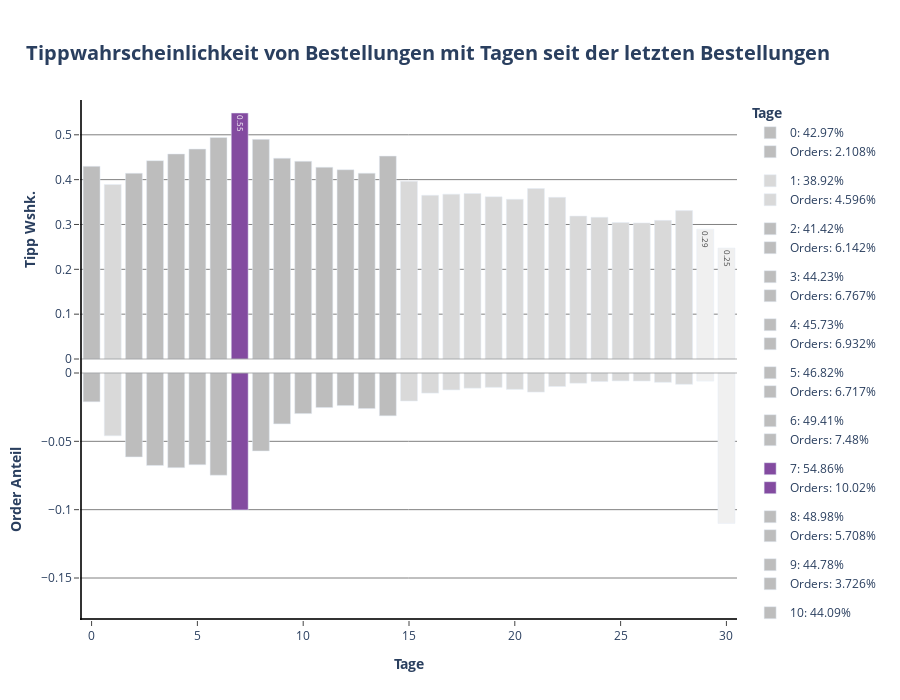

Notebook source saved alongside this figure:
### Markdown cell above
**Plotten der Trinkgeldwahrscheinlichkeit anhand wie viele Tage die vorherige Bestellungen zurückliegt**

### Code cell
# Plot P3: Days_since_prior_order
fig1 = make_subplots(cols= 1, rows= 2, shared_xaxes= True, shared_yaxes= False, vertical_spacing= 0)

for days_since_prior_order in df_days_since_prior_order.days_since_prior_order:

 if df_days_since_prior_order[df_days_since_prior_order.days_since_prior_order == days_since_prior_order].tip_norm.values >= 0.5:
  color = px.colors.sequential.Purpor[5]
  text= df_days_since_prior_order.loc[df_days_since_prior_order.days_since_prior_order == days_since_prior_order].tip_norm.values.round(2)

  fig1.add_trace(
   go.Bar(
    x= df_days_since_prior_order.loc[df_days_since_prior_order.days_since_prior_order == days_since_prior_order].days_since_prior_order,
    y= df_days_since_prior_order.loc[df_days_since_prior_order.days_since_prior_order == days_since_prior_order].tip_norm,
    name= f"{int(days_since_prior_order)}: {(df_days_since_prior_order.loc[df_days_since_prior_order.days_since_prior_order == days_since_prior_order].tip_norm.values[0] * 100).round(2)}%",
    showlegend= True,
    marker= dict(color= color),
    width= 0.8,
    text= text,
    base= 0,
    legendgroup= f"{days_since_prior_order}",
    hovertemplate = f"<b>{df_days_since_prior_order.loc[df_days_since_prior_order.days_since_prior_order == days_since_prior_order].days_since_prior_order.values[0]}</b><br><br>" +
                "Tipp: %{y}<br>" +
                "<extra></extra>"
   ),
   col= 1,
   row= 1
  )

  fig1.add_trace(
   go.Bar(
    x= df_days_since_prior_order.loc[df_days_since_prior_order.days_since_prior_order == days_since_prior_order].days_since_prior_order,
    y= df_days_since_prior_order.loc[df_days_since_prior_order.days_since_prior_order == days_since_prior_order].orders_norm,
    name= f"Orders: {(df_days_since_prior_order.loc[df_days_since_prior_order.days_since_prior_order == days_since_prior_order].orders_norm.values[0] * 100).round(3)}%",
    base = -df_days_since_prior_order.loc[df_days_since_prior_order.days_since_prior_order == days_since_prior_order].orders_norm,
    showlegend= True,
    marker= dict(color= color),
    width= 0.8,
    legendgroup= f"{days_since_prior_order}",
    hovertemplate = f"<b>{df_days_since_prior_order.loc[df_days_since_prior_order.days_since_prior_order == days_since_prior_order].days_since_prior_order.values[0]}</b><br><br>" +
                "Tipp: %{y}<br>" +
                "<extra></extra>"
   ),
   col= 1,
   row= 2
  )

 elif 0.4 < df_days_since_prior_order.loc[df_days_since_prior_order.days_since_prior_order == days_since_prior_order].tip_norm.values < 0.5:
  color= px.colors.sequential.Greys[3]

  fig1.add_trace(
   go.Bar(
    x= df_days_since_prior_order.loc[df_days_since_prior_order.days_since_prior_order == days_since_prior_order].days_since_prior_order,
    y= df_days_since_prior_order.loc[df_days_since_prior_order.days_since_prior_order == days_since_prior_order].tip_norm,
    name= f"{int(days_since_prior_order)}: {(df_days_since_prior_order.loc[df_days_since_prior_order.days_since_prior_order == days_since_prior_order].tip_norm.values[0] * 100).round(2)}%",
    showlegend= True,
    marker= dict(color= color),
    width= 0.8,
    base= 0,
    legendgroup= f"{days_since_prior_order}",
    hovertemplate = f"<b>{df_days_since_prior_order.loc[df_days_since_prior_order.days_since_prior_order == days_since_prior_order].days_since_prior_order.values[0]}</b><br><br>" +
                "Tipp: %{y}<br>" +
                "<extra></extra>"
   ),
   col= 1,
   row= 1
  )

  fig1.add_trace(
   go.Bar(
    x= df_days_since_prior_order.loc[df_days_since_prior_order.days_since_prior_order == days_since_prior_order].days_since_prior_order,
    y= df_days_since_prior_order.loc[df_days_since_prior_order.days_since_prior_order == days_since_prior_order].orders_norm,
    name= f"Orders: {(df_days_since_prior_order.loc[df_days_since_prior_order.days_since_prior_order == days_since_prior_order].orders_norm.values[0] * 100).round(3)}%",
    base = -df_days_since_prior_order.loc[df_days_since_prior_order.days_since_prior_order == days_since_prior_order].orders_norm,
    showlegend= True,
    marker= dict(color= color),
    width= 0.8,
    legendgroup= f"{days_since_prior_order}",
    hovertemplate = f"<b>{df_days_since_prior_order.loc[df_days_since_prior_order.days_since_prior_order == days_since_prior_order].days_since_prior_order.values[0]}</b><br><br>" +
                "Tipp: %{y}<br>" +
                "<extra></extra>"
   ),
   col= 1,
   row= 2
  )

 elif 0.3 < df_days_since_prior_order.loc[df_days_since_prior_order.days_since_prior_order == days_since_prior_order].tip_norm.values < 0.4:
  color= px.colors.sequential.Greys[2]

  fig1.add_trace(
   go.Bar(
    x= df_days_since_prior_order.loc[df_days_since_prior_order.days_since_prior_order == days_since_prior_order].days_since_prior_order,
    y= df_days_since_prior_order.loc[df_days_since_prior_order.days_since_prior_order == days_since_prior_order].tip_norm,
    name= f"{int(days_since_prior_order)}: {(df_days_since_prior_order.loc[df_days_since_prior_order.days_since_prior_order == days_since_prior_order].tip_norm.values[0] * 100).round(2)}%",
    showlegend= True,
    marker= dict(color= color),
    width= 0.8,
    base= 0,
    legendgroup= f"{days_since_prior_order}",
    hovertemplate = f"<b>{df_days_since_prior_order.loc[df_days_since_prior_order.days_since_prior_order == days_since_prior_order].days_since_prior_order.values[0]}</b><br><br>" +
                "Tipp: %{y}<br>" +
                "<extra></extra>"
   ),
   col= 1,
   row= 1
  )

  fig1.add_trace(
   go.Bar(
    x= df_days_since_prior_order.loc[df_days_since_prior_order.days_since_prior_order == days_since_prior_order].days_since_prior_order,
    y= df_days_since_prior_order.loc[df_days_since_prior_order.days_since_prior_order == days_since_prior_order].orders_norm,
    name= f"Orders: {(df_days_since_prior_order.loc[df_days_since_prior_order.days_since_prior_order == days_since_prior_order].orders_norm.values[0] * 100).round(3)}%",
    base = -df_days_since_prior_order.loc[df_days_since_prior_order.days_since_prior_order == days_since_prior_order].orders_norm,
    showlegend= True,
    marker= dict(color= color),
    width= 0.8,
    legendgroup= f"{days_since_prior_order}",
    hovertemplate = f"<b>{df_days_since_prior_order.loc[df_days_since_prior_order.days_since_prior_order == days_since_prior_order].days_since_prior_order.values[0]}</b><br><br>" +
                "Tipp: %{y}<br>" +
                "<extra></extra>"
   ),
   col= 1,
   row= 2
  )

 elif 0.2 < df_days_since_prior_order.loc[df_days_since_prior_order.days_since_prior_order == days_since_prior_order].tip_norm.values < 0.3:
  color= px.colors.sequential.Greys[1]
  text= df_days_since_prior_order.loc[df_days_since_prior_order.days_since_prior_order == days_since_prior_order].tip_norm.values.round(2)

  fig1.add_trace(
   go.Bar(
    x= df_days_since_prior_order.loc[df_days_since_prior_order.days_since_prior_order == days_since_prior_order].days_since_prior_order,
    y= df_days_since_prior_order.loc[df_days_since_prior_order.days_since_prior_order == days_since_prior_order].tip_norm,
    name= f"{int(days_since_prior_order)}: {(df_days_since_prior_order.loc[df_days_since_prior_order.days_since_prior_order == days_since_prior_order].tip_norm.values[0] * 100).round(2)}%",
    showlegend= True,
    marker= dict(color= color),
    width= 0.8,
    text= text,
    base= 0,
    legendgroup= f"{days_since_prior_order}",
    hovertemplate = f"<b>{df_days_since_prior_order.loc[df_days_since_prior_order.days_since_prior_order == days_since_prior_order].days_since_prior_order.values[0]}</b><br><br>" +
                "Tipp: %{y}<br>" +
                "<extra></extra>"
   ),
   col= 1,
   row= 1
  )

  fig1.add_trace(
   go.Bar(
    x= df_days_since_prior_order.loc[df_days_since_prior_order.days_since_prior_order == days_since_prior_order].days_since_prior_order,
    y= df_days_since_prior_order.loc[df_days_since_prior_order.days_since_prior_order == days_since_prior_order].orders_norm,
    name= f"Orders: {(df_days_since_prior_order.loc[df_days_since_prior_order.days_since_prior_order == days_since_prior_order].orders_norm.values[0] * 100).round(3)}%",
    base = -df_days_since_prior_order.loc[df_days_since_prior_order.days_since_prior_order == days_since_prior_order].orders_norm,
    showlegend= True,
    marker= dict(color= color),
    width= 0.8,
    legendgroup= f"{days_since_prior_order}",
    hovertemplate = f"<b>{df_days_since_prior_order.loc[df_days_since_prior_order.days_since_prior_order == days_since_prior_order].days_since_prior_order.values[0]}</b><br><br>" +
                "Tipp: %{y}<br>" +
                "<extra></extra>"
   ),
   col= 1,
   row= 2
  )


fig1.add_hline(
 y= 0,
 opacity= 0.3,
 line_dash= "solid",
 line_color= "grey",
 col= 1,
 row= 1
)

fig1.add_hline(
 y= 0,
 opacity= 0.3,
 line_dash= "solid",
 line_color= "grey",
 col= 1,
 row= 2
)

fig1.add_vline(
 x= -0.5,
 opacity= 0.8,
 line_dash= "solid",
 line_color= "black",
 col= 1,
 row= 2
)

fig1.add_vline(
 x= -0.5,
 opacity= 0.8,
 line_dash= "solid",
 line_color= "black",
 col= 1,
 row= 1
)

fig1.add_hline(
 y= -0.18,
 opacity= 0.8,
 line_dash= "solid",
 line_color= "black",
 col= 1,
 row= 2
)

fig1.update_annotations(opacity= 0.8)
fig1.update_layout(title= dict(text= "<b>Tippwahrscheinlichkeit von Bestellungen mit Tagen seit der letzten Bestellungen</b>", font_size= 20, xanchor= "center", yanchor= "top", y=0.935, x=0.475), legend_title_text = "<b>Tage</b>", height= 700)
fig1.update_xaxes(title_text="<b>Tage</b>", ticks= "outside", col= 1, row= 2)
fig1.update_xaxes(showline= False, col= 1, row= 1)
fig1.update_yaxes(title_text="<b>Tipp Wshk.</b>", ticks= "outside", showgrid= True, gridcolor= "grey", col= 1, row= 1, showline= False)
fig1.update_yaxes(title_text="<b>Order Anteil</b>", ticks= "outside", showgrid= True, gridcolor= "grey", col= 1, row= 2)
fig1.update_layout(plot_bgcolor= "white", xaxis= dict(linecolor= "black"), yaxis= dict(linecolor= "black"))
fig1.show()

### Figure 1 — Plotly figure (JSON) as saved in the notebook; plotly's stock layout.template omitted (floating-point values rounded to 4 significant figures)
{"data": [{"base": 0, "hovertemplate": "<b>0.0</b><br><br>Tipp: %{y}<br><extra></extra>", "legendgroup": "0.0", "marker": {"color": "rgb(189,189,189)"}, "name": "0: 42.97%", "showlegend": true, "type": "bar", "width": 0.8, "x": [0], "xaxis": "x", "y": [0.4297], "yaxis": "y"}, {"base": [-0.02108], "hovertemplate": "<b>0.0</b><br><br>Tipp: %{y}<br><extra></extra>", "legendgroup": "0.0", "marker": {"color": "rgb(189,189,189)"}, "name": "Orders: 2.108%", "showlegend": true, "type": "bar", "width": 0.8, "x": [0], "xaxis": "x2", "y": [0.02108], "yaxis": "y2"}, {"base": 0, "hovertemplate": "<b>1.0</b><br><br>Tipp: %{y}<br><extra></extra>", "legendgroup": "1.0", "marker": {"color": "rgb(217,217,217)"}, "name": "1: 38.92%", "showlegend": true, "type": "bar", "width": 0.8, "x": [1], "xaxis": "x", "y": [0.3892], "yaxis": "y"}, {"base": [-0.04596], "hovertemplate": "<b>1.0</b><br><br>Tipp: %{y}<br><extra></extra>", "legendgroup": "1.0", "marker": {"color": "rgb(217,217,217)"}, "name": "Orders: 4.596%", "showlegend": true, "type": "bar", "width": 0.8, "x": [1], "xaxis": "x2", "y": [0.04596], "yaxis": "y2"}, {"base": 0, "hovertemplate": "<b>2.0</b><br><br>Tipp: %{y}<br><extra></extra>", "legendgroup": "2.0", "marker": {"color": "rgb(189,189,189)"}, "name": "2: 41.42%", "showlegend": true, "type": "bar", "width": 0.8, "x": [2], "xaxis": "x", "y": [0.4142], "yaxis": "y"}, {"base": [-0.06142], "hovertemplate": "<b>2.0</b><br><br>Tipp: %{y}<br><extra></extra>", "legendgroup": "2.0", "marker": {"color": "rgb(189,189,189)"}, "name": "Orders: 6.142%", "showlegend": true, "type": "bar", "width": 0.8, "x": [2], "xaxis": "x2", "y": [0.06142], "yaxis": "y2"}, {"base": 0, "hovertemplate": "<b>3.0</b><br><br>Tipp: %{y}<br><extra></extra>", "legendgroup": "3.0", "marker": {"color": "rgb(189,189,189)"}, "name": "3: 44.23%", "showlegend": true, "type": "bar", "width": 0.8, "x": [3], "xaxis": "x", "y": [0.4423], "yaxis": "y"}, {"base": [-0.06767], "hovertemplate": "<b>3.0</b><br><br>Tipp: %{y}<br><extra></extra>", "legendgroup": "3.0", "marker": {"color": "rgb(189,189,189)"}, "name": "Orders: 6.767%", "showlegend": true, "type": "bar", "width": 0.8, "x": [3], "xaxis": "x2", "y": [0.06767], "yaxis": "y2"}, {"base": 0, "hovertemplate": "<b>4.0</b><br><br>Tipp: %{y}<br><extra></extra>", "legendgroup": "4.0", "marker": {"color": "rgb(189,189,189)"}, "name": "4: 45.73%", "showlegend": true, "type": "bar", "width": 0.8, "x": [4], "xaxis": "x", "y": [0.4573], "yaxis": "y"}, {"base": [-0.06932], "hovertemplate": "<b>4.0</b><br><br>Tipp: %{y}<br><extra></extra>", "legendgroup": "4.0", "marker": {"color": "rgb(189,189,189)"}, "name": "Orders: 6.932%", "showlegend": true, "type": "bar", "width": 0.8, "x": [4], "xaxis": "x2", "y": [0.06932], "yaxis": "y2"}, {"base": 0, "hovertemplate": "<b>5.0</b><br><br>Tipp: %{y}<br><extra></extra>", "legendgroup": "5.0", "marker": {"color": "rgb(189,189,189)"}, "name": "5: 46.82%", "showlegend": true, "type": "bar", "width": 0.8, "x": [5], "xaxis": "x", "y": [0.4682], "yaxis": "y"}, {"base": [-0.06717], "hovertemplate": "<b>5.0</b><br><br>Tipp: %{y}<br><extra></extra>", "legendgroup": "5.0", "marker": {"color": "rgb(189,189,189)"}, "name": "Orders: 6.717%", "showlegend": true, "type": "bar", "width": 0.8, "x": [5], "xaxis": "x2", "y": [0.06717], "yaxis": "y2"}, {"base": 0, "hovertemplate": "<b>6.0</b><br><br>Tipp: %{y}<br><extra></extra>", "legendgroup": "6.0", "marker": {"color": "rgb(189,189,189)"}, "name": "6: 49.41%", "showlegend": true, "type": "bar", "width": 0.8, "x": [6], "xaxis": "x", "y": [0.4941], "yaxis": "y"}, {"base": [-0.0748], "hovertemplate": "<b>6.0</b><br><br>Tipp: %{y}<br><extra></extra>", "legendgroup": "6.0", "marker": {"color": "rgb(189,189,189)"}, "name": "Orders: 7.48%", "showlegend": true, "type": "bar", "width": 0.8, "x": [6], "xaxis": "x2", "y": [0.0748], "yaxis": "y2"}, {"base": 0, "hovertemplate": "<b>7.0</b><br><br>Tipp: %{y}<br><extra></extra>", "legendgroup": "7.0", "marker": {"color": "rgb(131, 75, 160)"}, "name": "7: 54.86%", "showlegend": true, "text": [0.55], "type": "bar", "width": 0.8, "x": [7], "xaxis": "x", "y": [0.5486], "yaxis": "y"}, {"base": [-0.1002], "hovertemplate": "<b>7.0</b><br><br>Tipp: %{y}<br><extra></extra>", "legendgroup": "7.0", "marker": {"color": "rgb(131, 75, 160)"}, "name": "Orders: 10.02%", "showlegend": true, "type": "bar", "width": 0.8, "x": [7], "xaxis": "x2", "y": [0.1002], "yaxis": "y2"}, {"base": 0, "hovertemplate": "<b>8.0</b><br><br>Tipp: %{y}<br><extra></extra>", "legendgroup": "8.0", "marker": {"color": "rgb(189,189,189)"}, "name": "8: 48.98%", "showlegend": true, "type": "bar", "width": 0.8, "x": [8], "xaxis": "x", "y": [0.4898], "yaxis": "y"}, {"base": [-0.05708], "hovertemplate": "<b>8.0</b><br><br>Tipp: %{y}<br><extra></extra>", "legendgroup": "8.0", "marker": {"color": "rgb(189,189,189)"}, "name": "Orders: 5.708%", "showlegend": true, "type": "bar", "width": 0.8, "x": [8], "xaxis": "x2", "y": [0.05708], "yaxis": "y2"}, {"base": 0, "hovertemplate": "<b>9.0</b><br><br>Tipp: %{y}<br><extra></extra>", "legendgroup": "9.0", "marker": {"color": "rgb(189,189,189)"}, "name": "9: 44.78%", "showlegend": true, "type": "bar", "width": 0.8, "x": [9], "xaxis": "x", "y": [0.4478], "yaxis": "y"}, {"base": [-0.03726], "hovertemplate": "<b>9.0</b><br><br>Tipp: %{y}<br><extra></extra>", "legendgroup": "9.0", "marker": {"color": "rgb(189,189,189)"}, "name": "Orders: 3.726%", "showlegend": true, "type": "bar", "width": 0.8, "x": [9], "xaxis": "x2", "y": [0.03726], "yaxis": "y2"}, {"base": 0, "hovertemplate": "<b>10.0</b><br><br>Tipp: %{y}<br><extra></extra>", "legendgroup": "10.0", "marker": {"color": "rgb(189,189,189)"}, "name": "10: 44.09%", "showlegend": true, "type": "bar", "width": 0.8, "x": [10], "xaxis": "x", "y": [0.4409], "yaxis": "y"}, {"base": [-0.02973], "hovertemplate": "<b>10.0</b><br><br>Tipp: %{y}<br><extra></extra>", "legendgroup": "10.0", "marker": {"color": "rgb(189,189,189)"}, "name": "Orders: 2.973%", "showlegend": true, "type": "bar", "width": 0.8, "x": [10], "xaxis": "x2", "y": [0.02973], "yaxis": "y2"}, {"base": 0, "hovertemplate": "<b>11.0</b><br><br>Tipp: %{y}<br><extra></extra>", "legendgroup": "11.0", "marker": {"color": "rgb(189,189,189)"}, "name": "11: 42.77%", "showlegend": true, "type": "bar", "width": 0.8, "x": [11], "xaxis": "x", "y": [0.4277], "yaxis": "y"}, {"base": [-0.0253], "hovertemplate": "<b>11.0</b><br><br>Tipp: %{y}<br><extra></extra>", "legendgroup": "11.0", "marker": {"color": "rgb(189,189,189)"}, "name": "Orders: 2.53%", "showlegend": true, "type": "bar", "width": 0.8, "x": [11], "xaxis": "x2", "y": [0.0253], "yaxis": "y2"}, {"base": 0, "hovertemplate": "<b>12.0</b><br><br>Tipp: %{y}<br><extra></extra>", "legendgroup": "12.0", "marker": {"color": "rgb(189,189,189)"}, "name": "12: 42.21%", "showlegend": true, "type": "bar", "width": 0.8, "x": [12], "xaxis": "x", "y": [0.4221], "yaxis": "y"}, {"base": [-0.02386], "hovertemplate": "<b>12.0</b><br><br>Tipp: %{y}<br><extra></extra>", "legendgroup": "12.0", "marker": {"color": "rgb(189,189,189)"}, "name": "Orders: 2.386%", "showlegend": true, "type": "bar", "width": 0.8, "x": [12], "xaxis": "x2", "y": [0.02386], "yaxis": "y2"}, {"base": 0, "hovertemplate": "<b>13.0</b><br><br>Tipp: %{y}<br><extra></extra>", "legendgroup": "13.0", "marker": {"color": "rgb(189,189,189)"}, "name": "13: 41.45%", "showlegend": true, "type": "bar", "width": 0.8, "x": [13], "xaxis": "x", "y": [0.4145], "yaxis": "y"}, {"base": [-0.02604], "hovertemplate": "<b>13.0</b><br><br>Tipp: %{y}<br><extra></extra>", "legendgroup": "13.0", "marker": {"color": "rgb(189,189,189)"}, "name": "Orders: 2.604%", "showlegend": true, "type": "bar", "width": 0.8, "x": [13], "xaxis": "x2", "y": [0.02604], "yaxis": "y2"}, {"base": 0, "hovertemplate": "<b>14.0</b><br><br>Tipp: %{y}<br><extra></extra>", "legendgroup": "14.0", "marker": {"color": "rgb(189,189,189)"}, "name": "14: 45.25%", "showlegend": true, "type": "bar", "width": 0.8, "x": [14], "xaxis": "x", "y": [0.4525], "yaxis": "y"}, {"base": [-0.03134], "hovertemplate": "<b>14.0</b><br><br>Tipp: %{y}<br><extra></extra>", "legendgroup": "14.0", "marker": {"color": "rgb(189,189,189)"}, "name": "Orders: 3.134%", "showlegend": true, "type": "bar", "width": 0.8, "x": [14], "xaxis": "x2", "y": [0.03134], "yaxis": "y2"}, {"base": 0, "hovertemplate": "<b>15.0</b><br><br>Tipp: %{y}<br><extra></extra>", "legendgroup": "15.0", "marker": {"color": "rgb(217,217,217)"}, "name": "15: 39.66%", "showlegend": true, "type": "bar", "width": 0.8, "x": [15], "xaxis": "x", "y": [0.3966], "yaxis": "y"}, {"base": [-0.02053], "hovertemplate": "<b>15.0</b><br><br>Tipp: %{y}<br><extra></extra>", "legendgroup": "15.0", "marker": {"color": "rgb(217,217,217)"}, "name": "Orders: 2.053%", "showlegend": true, "type": "bar", "width": 0.8, "x": [15], "xaxis": "x2", "y": [0.02053], "yaxis": "y2"}, {"base": 0, "hovertemplate": "<b>16.0</b><br><br>Tipp: %{y}<br><extra></extra>", "legendgroup": "16.0", "marker": {"color": "rgb(217,217,217)"}, "name": "16: 36.51%", "showlegend": true, "type": "bar", "width": 0.8, "x": [16], "xaxis": "x", "y": [0.3651], "yaxis": "y"}, {"base": [-0.01475], "hovertemplate": "<b>16.0</b><br><br>Tipp: %{y}<br><extra></extra>", "legendgroup": "16.0", "marker": {"color": "rgb(217,217,217)"}, "name": "Orders: 1.475%", "showlegend": true, "type": "bar", "width": 0.8, "x": [16], "xaxis": "x2", "y": [0.01475], "yaxis": "y2"}, {"base": 0, "hovertemplate": "<b>17.0</b><br><br>Tipp: %{y}<br><extra></extra>", "legendgroup": "17.0", "marker": {"color": "rgb(217,217,217)"}, "name": "17: 36.77%", "showlegend": true, "type": "bar", "width": 0.8, "x": [17], "xaxis": "x", "y": [0.3677], "yaxis": "y"}, {"base": [-0.01239], "hovertemplate": "<b>17.0</b><br><br>Tipp: %{y}<br><extra></extra>", "legendgroup": "17.0", "marker": {"color": "rgb(217,217,217)"}, "name": "Orders: 1.239%", "showlegend": true, "type": "bar", "width": 0.8, "x": [17], "xaxis": "x2", "y": [0.01239], "yaxis": "y2"}, {"base": 0, "hovertemplate": "<b>18.0</b><br><br>Tipp: %{y}<br><extra></extra>", "legendgroup": "18.0", "marker": {"color": "rgb(217,217,217)"}, "name": "18: 36.91%", "showlegend": true, "type": "bar", "width": 0.8, "x": [18], "xaxis": "x", "y": [0.3691], "yaxis": "y"}, {"base": [-0.01113], "hovertemplate": "<b>18.0</b><br><br>Tipp: %{y}<br><extra></extra>", "legendgroup": "18.0", "marker": {"color": "rgb(217,217,217)"}, "name": "Orders: 1.113%", "showlegend": true, "type": "bar", "width": 0.8, "x": [18], "xaxis": "x2", "y": [0.01113], "yaxis": "y2"}, {"base": 0, "hovertemplate": "<b>19.0</b><br><br>Tipp: %{y}<br><extra></extra>", "legendgroup": "19.0", "marker": {"color": "rgb(217,217,217)"}, "name": "19: 36.19%", "showlegend": true, "type": "bar", "width": 0.8, "x": [19], "xaxis": "x", "y": [0.3619], "yaxis": "y"}, {"base": [-0.01055], "hovertemplate": "<b>19.0</b><br><br>Tipp: %{y}<br><extra></extra>", "legendgroup": "19.0", "marker": {"color": "rgb(217,217,217)"}, "name": "Orders: 1.055%", "showlegend": true, "type": "bar", "width": 0.8, "x": [19], "xaxis": "x2", "y": [0.01055], "yaxis": "y2"}, {"base": 0, "hovertemplate": "<b>20.0</b><br><br>Tipp: %{y}<br><extra></extra>", "legendgroup": "20.0", "marker": {"color": "rgb(217,217,217)"}, "name": "20: 35.63%", "showlegend": true, "type": "bar", "width": 0.8, "x": [20], "xaxis": "x", "y": [0.3563], "yaxis": "y"}, {"base": [-0.01201], "hovertemplate": "<b>20.0</b><br><br>Tipp: %{y}<br><extra></extra>", "legendgroup": "20.0", "marker": {"color": "rgb(217,217,217)"}, "name": "Orders: 1.201%", "showlegend": true, "type": "bar", "width": 0.8, "x": [20], "xaxis": "x2", "y": [0.01201], "yaxis": "y2"}, {"base": 0, "hovertemplate": "<b>21.0</b><br><br>Tipp: %{y}<br><extra></extra>", "legendgroup": "21.0", "marker": {"color": "rgb(217,217,217)"}, "name": "21: 38.01%", "showlegend": true, "type": "bar", "width": 0.8, "x": [21], "xaxis": "x", "y": [0.3801], "yaxis": "y"}, {"base": [-0.01396], "hovertemplate": "<b>21.0</b><br><br>Tipp: %{y}<br><extra></extra>", "legendgroup": "21.0", "marker": {"color": "rgb(217,217,217)"}, "name": "Orders: 1.396%", "showlegend": true, "type": "bar", "width": 0.8, "x": [21], "xaxis": "x2", "y": [0.01396], "yaxis": "y2"}, {"base": 0, "hovertemplate": "<b>22.0</b><br><br>Tipp: %{y}<br><extra></extra>", "legendgroup": "22.0", "marker": {"color": "rgb(217,217,217)"}, "name": "22: 36.06%", "showlegend": true, "type": "bar", "width": 0.8, "x": [22], "xaxis": "x", "y": [0.3606], "yaxis": "y"}, {"base": [-0.009889], "hovertemplate": "<b>22.0</b><br><br>Tipp: %{y}<br><extra></extra>", "legendgroup": "22.0", "marker": {"color": "rgb(217,217,217)"}, "name": "Orders: 0.989%", "showlegend": true, "type": "bar", "width": 0.8, "x": [22], "xaxis": "x2", "y": [0.009889], "yaxis": "y2"}, {"base": 0, "hovertemplate": "<b>23.0</b><br><br>Tipp: %{y}<br><extra></extra>", "legendgroup": "23.0", "marker": {"color": "rgb(217,217,217)"}, "name": "23: 31.87%", "showlegend": true, "type": "bar", "width": 0.8, "x": [23], "xaxis": "x", "y": [0.3187], "yaxis": "y"}, {"base": [-0.007481], "hovertemplate": "<b>23.0</b><br><br>Tipp: %{y}<br><extra></extra>", "legendgroup": "23.0", "marker": {"color": "rgb(217,217,217)"}, "name": "Orders: 0.748%", "showlegend": true, "type": "bar", "width": 0.8, "x": [23], "xaxis": "x2", "y": [0.007481], "yaxis": "y2"}, {"base": 0, "hovertemplate": "<b>24.0</b><br><br>Tipp: %{y}<br><extra></extra>", "legendgroup": "24.0", "marker": {"color": "rgb(217,217,217)"}, "name": "24: 31.62%", "showlegend": true, "type": "bar", "width": 0.8, "x": [24], "xaxis": "x", "y": [0.3162], "yaxis": "y"}, {"base": [-0.00628], "hovertemplate": "<b>24.0</b><br><br>Tipp: %{y}<br><extra></extra>", "legendgroup": "24.0", "marker": {"color": "rgb(217,217,217)"}, "name": "Orders: 0.628%", "showlegend": true, "type": "bar", "width": 0.8, "x": [24], "xaxis": "x2", "y": [0.00628], "yaxis": "y2"}, {"base": 0, "hovertemplate": "<b>25.0</b><br><br>Tipp: %{y}<br><extra></extra>", "legendgroup": "25.0", "marker": {"color": "rgb(217,217,217)"}, "name": "25: 30.44%", "showlegend": true, "type": "bar", "width": 0.8, "x": [25], "xaxis": "x", "y": [0.3044], "yaxis": "y"}, {"base": [-0.005785], "hovertemplate": "<b>25.0</b><br><br>Tipp: %{y}<br><extra></extra>", "legendgroup": "25.0", "marker": {"color": "rgb(217,217,217)"}, "name": "Orders: 0.579%", "showlegend": true, "type": "bar", "width": 0.8, "x": [25], "xaxis": "x2", "y": [0.005785], "yaxis": "y2"}, {"base": 0, "hovertemplate": "<b>26.0</b><br><br>Tipp: %{y}<br><extra></extra>", "legendgroup": "26.0", "marker": {"color": "rgb(217,217,217)"}, "name": "26: 30.35%", "showlegend": true, "type": "bar", "width": 0.8, "x": [26], "xaxis": "x", "y": [0.3035], "yaxis": "y"}, {"base": [-0.005894], "hovertemplate": "<b>26.0</b><br><br>Tipp: %{y}<br><extra></extra>", "legendgroup": "26.0", "marker": {"color": "rgb(217,217,217)"}, "name": "Orders: 0.589%", "showlegend": true, "type": "bar", "width": 0.8, "x": [26], "xaxis": "x2", "y": [0.005894], "yaxis": "y2"}, {"base": 0, "hovertemplate": "<b>27.0</b><br><br>Tipp: %{y}<br><extra></extra>", "legendgroup": "27.0", "marker": {"color": "rgb(217,217,217)"}, "name": "27: 30.92%", "showlegend": true, "type": "bar", "width": 0.8, "x": [27], "xaxis": "x", "y": [0.3092], "yaxis": "y"}, {"base": [-0.006826], "hovertemplate": "<b>27.0</b><br><br>Tipp: %{y}<br><extra></extra>", "legendgroup": "27.0", "marker": {"color": "rgb(217,217,217)"}, "name": "Orders: 0.683%", "showlegend": true, "type": "bar", "width": 0.8, "x": [27], "xaxis": "x2", "y": [0.006826], "yaxis": "y2"}, {"base": 0, "hovertemplate": "<b>28.0</b><br><br>Tipp: %{y}<br><extra></extra>", "legendgroup": "28.0", "marker": {"color": "rgb(217,217,217)"}, "name": "28: 33.09%", "showlegend": true, "type": "bar", "width": 0.8, "x": [28], "xaxis": "x", "y": [0.3309], "yaxis": "y"}, {"base": [-0.008308], "hovertemplate": "<b>28.0</b><br><br>Tipp: %{y}<br><extra></extra>", "legendgroup": "28.0", "marker": {"color": "rgb(217,217,217)"}, "name": "Orders: 0.831%", "showlegend": true, "type": "bar", "width": 0.8, "x": [28], "xaxis": "x2", "y": [0.008308], "yaxis": "y2"}, {"base": 0, "hovertemplate": "<b>29.0</b><br><br>Tipp: %{y}<br><extra></extra>", "legendgroup": "29.0", "marker": {"color": "rgb(240,240,240)"}, "name": "29: 28.96%", "showlegend": true, "text": [0.29], "type": "bar", "width": 0.8, "x": [29], "xaxis": "x", "y": [0.2896], "yaxis": "y"}, {"base": [-0.005966], "hovertemplate": "<b>29.0</b><br><br>Tipp: %{y}<br><extra></extra>", "legendgroup": "29.0", "marker": {"color": "rgb(240,240,240)"}, "name": "Orders: 0.597%", "showlegend": true, "type": "bar", "width": 0.8, "x": [29], "xaxis": "x2", "y": [0.005966], "yaxis": "y2"}, {"base": 0, "hovertemplate": "<b>30.0</b><br><br>Tipp: %{y}<br><extra></extra>", "legendgroup": "30.0", "marker": {"color": "rgb(240,240,240)"}, "name": "30: 24.75%", "showlegend": true, "text": [0.25], "type": "bar", "width": 0.8, "x": [30], "xaxis": "x", "y": [0.2475], "yaxis": "y"}, {"base": [-0.11], "hovertemplate": "<b>30.0</b><br><br>Tipp: %{y}<br><extra></extra>", "legendgroup": "30.0", "marker": {"color": "rgb(240,240,240)"}, "name": "Orders: 11.003%", "showlegend": true, "type": "bar", "width": 0.8, "x": [30], "xaxis": "x2", "y": [0.11], "yaxis": "y2"}], "layout": {"height": 700, "legend": {"title": {"text": "<b>Tage</b>"}}, "plot_bgcolor": "white", "shapes": [{"line": {"color": "grey", "dash": "solid"}, "opacity": 0.3, "type": "line", "x0": 0, "x1": 1, "xref": "x domain", "y0": 0, "y1": 0, "yref": "y"}, {"line": {"color": "grey", "dash": "solid"}, "opacity": 0.3, "type": "line", "x0": 0, "x1": 1, "xref": "x2 domain", "y0": 0, "y1": 0, "yref": "y2"}, {"line": {"color": "black", "dash": "solid"}, "opacity": 0.8, "type": "line", "x0": -0.5, "x1": -0.5, "xref": "x2", "y0": 0, "y1": 1, "yref": "y2 domain"}, {"line": {"color": "black", "dash": "solid"}, "opacity": 0.8, "type": "line", "x0": -0.5, "x1": -0.5, "xref": "x", "y0": 0, "y1": 1, "yref": "y domain"}, {"line": {"color": "black", "dash": "solid"}, "opacity": 0.8, "type": "line", "x0": 0, "x1": 1, "xref": "x2 domain", "y0": -0.18, "y1": -0.18, "yref": "y2"}], "title": {"font": {"size": 20}, "text": "<b>Tippwahrscheinlichkeit von Bestellungen mit Tagen seit der letzten Bestellungen</b>", "x": 0.475, "xanchor": "center", "y": 0.935, "yanchor": "top"}, "xaxis": {"anchor": "y", "domain": [0, 1], "linecolor": "black", "matches": "x2", "showline": false, "showticklabels": false}, "xaxis2": {"anchor": "y2", "domain": [0, 1], "ticks": "outside", "title": {"text": "<b>Tage</b>"}}, "yaxis": {"anchor": "x", "domain": [0.5, 1], "gridcolor": "grey", "linecolor": "black", "showgrid": true, "showline": false, "ticks": "outside", "title": {"text": "<b>Tipp Wshk.</b>"}}, "yaxis2": {"anchor": "x2", "domain": [0, 0.5], "gridcolor": "grey", "showgrid": true, "ticks": "outside", "title": {"text": "<b>Order Anteil</b>"}}}}
